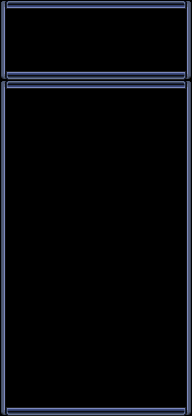

The image is a tile-based game level rendered from a .tmx file. Its description and source (layers, tilesets, objects; grid data summarised) follow:
An orthogonal 12x26 tile map with 16x16 px tiles, 2 tile layers (behind, front).

<map version="1.0" orientation="orthogonal" width="12" height="26" tilewidth="16" tileheight="16">
 <tileset firstgid="1" name="Window_b_00" tilewidth="16" tileheight="16">
  <image source="Window_b_00.png" width="128" height="128" />
 </tileset>
 <layer name="behind" width="12" height="26" opacity="0.65">
  <data>[312 cells, 312 non-empty, 1 distinct tile ids]</data>
 </layer>
 <layer name="front" width="12" height="26">
  <data>[312 cells, 92 non-empty, 9 distinct tile ids]</data>
 </layer>
</map>
